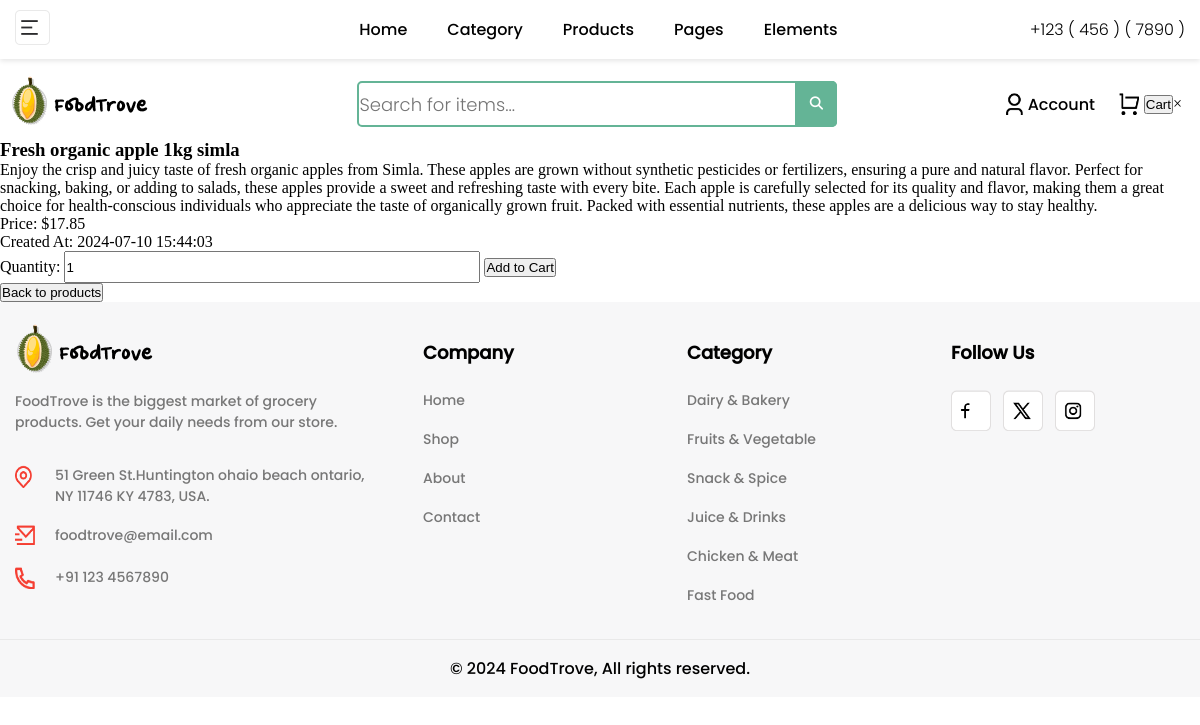
The app's page /products/product_view.php?id=2 with its own data.
### tables this page shows
CREATE TABLE products (
    id INT AUTO_INCREMENT PRIMARY KEY,
    name VARCHAR(100) NOT NULL,
    description TEXT NOT NULL,
    img_link VARCHAR(255) DEFAULT NULL,
    price DECIMAL(10, 2) NOT NULL,
    created_at TIMESTAMP DEFAULT CURRENT_TIMESTAMP
);

### products/product_view.php (the view, shortened to what this page needs)
<?php
include '../includes/header.php';
include '../includes/db.php';
$productId = $_GET['id'];
$sql = "SELECT * FROM products WHERE id = ?";
$stmt = $pdo->prepare($sql);
$stmt->execute([$productId]);
$product = $stmt->fetch();
if ($product):
?>
<div class="cart">
    <div class="cart-item">
        <h3><?php echo $product['name']; ?></h3>
        <p><?php echo $product['description']; ?></p>
        <p>Price: $<?php echo $product['price']; ?></p>
        <p>Created At: <?php echo $product['created_at']; ?></p>
        <form action="/cart/add.php" method="POST">
            <label for="quantity">Quantity:</label>
            <input type="number" id="quantity" name="quantity" min="1" max="20" value="1">
            <button type="submit">Add to Cart</button>
        </form>
    </div>
</div>
<button onclick="history.back()">Back to products</button>
<?php
else:
    echo "Product not found.";
endif;
include '../includes/footer.php';
?>

### assets/css/main.css (style rules this page uses)
:root { --main-font-family: 'Poppins', sans-serif; --light-font-family: 'LightPoppins', sans-serif; --bold-font-family: 'BoldPoppins', sans-serif; --second-font-family: 'QuickSand', sans-serif; --main-background-color: #F7F7F8; --second-font-family-bold: 'QuickSandBold', sans-serif; --hover-button-color: #f42618; --button-color: #F53E32; }

### assets/css/footer.css (style rules this page uses)
* { margin: 0; padding: 0; box-sizing: border-box; }
input { height: 32px; width: 416px; }

### records on screen
products: name "Fresh organic apple 1kg simla", description "Enjoy the crisp and juicy taste of fresh organic apples from Simla. These apples are grown without synthetic pesticides or fertilizers, ensuring a pure and natural flavor. Perfect for snacking, baking, or adding to salads, these apples provide a sweet and refreshing taste with every bite. Each apple is carefully selected for its quality and flavor, making them a great choice for health-conscious individuals who appreciate the taste of organically grown fruit. Packed with essential nutrients, these apples are a delicious way to stay healthy.", price "17.85", created_at "2024-07-10 15:44:03"
